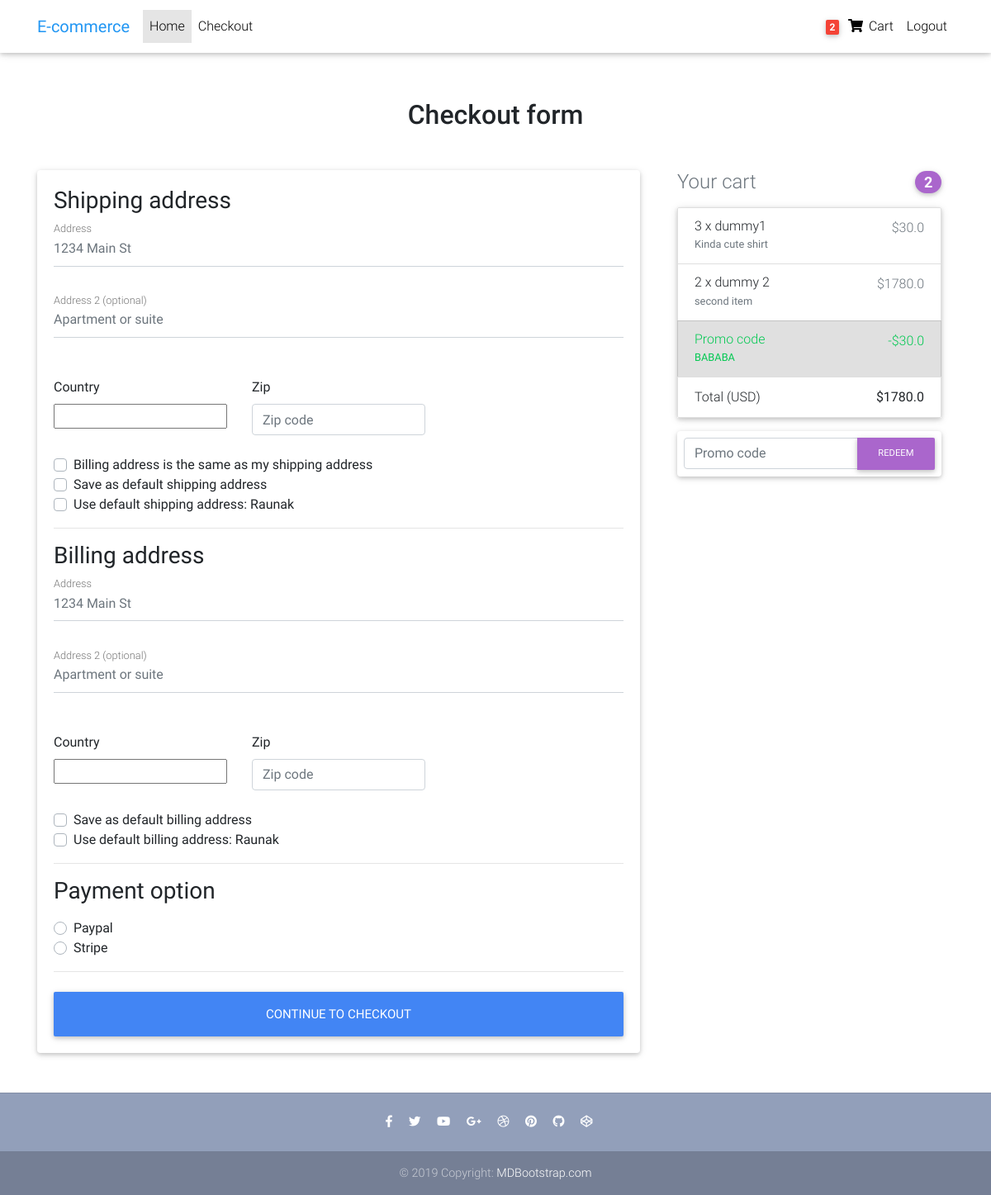
Screenshot of /checkout/ (signed in) with the database file from the repository.
### Ecommerce/models.py (models this page shows, shortened)
class Order(models.Model):#this is the shoping cart
	user=models.ForeignKey(settings.AUTH_USER_MODEL,on_delete=models.CASCADE)
	ref_code=models.CharField(max_length=20)
	items=models.ManyToManyField(OrderItem)
	start_date=models.DateTimeField(auto_now_add=True)
	ordered_date=models.DateTimeField()
	ordered=models.BooleanField(default=False)
	being_delivered=models.BooleanField(default=False)
	received=models.BooleanField(default=False)
	refund_requested=models.BooleanField(default=False)
	refund_granted=models.BooleanField(default=False)
	billing_address=models.ForeignKey('Address',related_name='billing_address',on_delete=models.SET_NULL,blank=True,null=True)
	shipping_address=models.ForeignKey('Address',related_name='shipping_address',on_delete=models.SET_NULL,blank=True,null=True)
	payment=models.ForeignKey('Payment',on_delete=models.SET_NULL,blank=True,null=True)
	coupon=models.ForeignKey('Coupon',on_delete=models.SET_NULL,blank=True,null=True)
	def get_total(self):
		total=0
		for order_item in self.items.all():
			total+=order_item.get_final_price()
		if self.coupon:
			total-=self.coupon.amount
		return total

class Address(models.Model):
	user=models.ForeignKey(settings.AUTH_USER_MODEL,on_delete=models.CASCADE)
	street_address=models.CharField(max_length=100)
	apartment_address=models.CharField(max_length=100)
	country=CountryField(multiple=False)
	zip=models.CharField(max_length=100)
	address_type=models.CharField(max_length=1,choices=ADDRESS_CHOICES)
	default=models.BooleanField(default=False)
	class Meta:
        	verbose_name_plural = 'Addresses'

class OrderItem(models.Model):#things inside the cart
	user=models.ForeignKey(settings.AUTH_USER_MODEL,on_delete=models.CASCADE)
	ordered=models.BooleanField(default=False)
	item=models.ForeignKey(Item,on_delete=models.CASCADE)
	quantity=models.IntegerField(default=1)
	def get_total_discount_prices(self):
		return self.quantity*self.item.discount_price
	def get_final_price(self):
		if self.item.discount_price:
			return self.get_total_discount_prices()
		else:
			return self.get_total_item_prices()

class Item(models.Model):#things u can purcahse
	title=models.CharField(max_length=100)
	price=models.FloatField()
	discount_price=models.FloatField(blank=True,null=True)
	category=models.CharField(choices=CATEGORY_CHOICES,max_length=2)
	label=models.CharField(choices=LABEL_CHOICES,max_length=1 )
	slug =models.SlugField()
	description=models.TextField()
	image=models.ImageField()

class Coupon(models.Model):
		code=models.CharField(max_length=15)
		amount=models.FloatField()

### Ecommerce/views.py (the view, shortened to what this page needs)
# urls.py: path('checkout/',CheckoutView.as_view(),name='checkout'),
class CheckoutView(View):
	def get(self, *args, **kwargs):
		try:
			order=Order.objects.get(user=self.request.user,ordered=False)
			form=CheckoutForm()
			context={
				'form':form,
				'order':order,
				'couponform':CouponForm(),
				'DISPLAY_COUPON_FORM': True
				}
			print("yo1")
			shipping_address_qs=Address.objects.filter(user=self.request.user,address_type='S',default=True)
			if shipping_address_qs.exists():
				context.update({'default_shipping_address':shipping_address_qs[0]})
			billing_address_qs=Address.objects.filter(user=self.request.user,address_type='B',default=True)
			if billing_address_qs.exists():
				context.update({'default_billing_address':billing_address_qs[0]})
			return render(self.request, 'checkout.html',context)
		except ObjectDoesNotExist:
			messages.info(self.request.user, "You do not have an active order")
			return redirect("Ecommerce:checkout")

### Ecommerce/forms.py
class CheckoutForm(forms.Form):
	billing_address=forms.CharField(required=False)
	billing_address2=forms.CharField(required=False)
	billing_country = CountryField(blank_label='(select country)').formfield(
	required=False,
        widget=CountrySelectWidget(attrs={
            'class': 'custom-select d-block w-100',
        }))
	billing_zip=forms.CharField(required=False)
	shipping_address=forms.CharField(required=False)
	shipping_address2=forms.CharField(required=False)
	shipping_country = CountryField(blank_label='(select country)').formfield(
	required=False,
        widget=CountrySelectWidget(attrs={
            'class': 'custom-select d-block w-100',
        }))
	shipping_zip=forms.CharField(required=False)
	same_billing_address = forms.BooleanField(required=False)
	set_default_shipping = forms.BooleanField(required=False)
	use_default_shipping = forms.BooleanField(required=False)
	set_default_billing = forms.BooleanField(required=False)
	use_default_billing = forms.BooleanField(required=False)
	payment_option = forms.ChoiceField(
        widget=forms.RadioSelect, choices=PAYMENT_CHOICES)

class CouponForm(forms.Form):
	 code=forms.CharField(widget=forms.TextInput(attrs={
			'class': 'form-control',
			'placeholder': 'Promo code',
			'aria-label': 'Recipient\'s username',
			'aria-describedby': 'basic-addon2'
	}))

### Ecommerce/templatetags/cart_template_tags.py (called while the page is built)
@register.filter
def cart_item_count(user):
    if user.is_authenticated:
        qs = Order.objects.filter(user=user, ordered=False)
        if qs.exists():
            return qs[0].items.count()
    return 0

### templates/checkout.html (shortened to what this page needs)
{% extends "base.html" %}
{% load crispy_forms_tags %}
{% block content %}
  <main >
    <div class="container wow fadeIn">
      <h2 class="my-5 h2 text-center">Checkout form</h2>
      <div class="row">
        <div class="col-md-8 mb-4">
          <div class="card">
            <form method="POST" class="card-body">
              <h3>Shipping address</h3>
              <div class='hideable_shipping_form'>
                <div class="md-form mb-5">
                  <input type='text' placeholder='1234 Main St' id='shipping_address' name='shipping_address' class='form-control' />
                  <label for="shipping_address" class="">Address</label>
                </div>
                <div class="md-form mb-5">
                  <input type='text' placeholder='Apartment or suite' id='shipping_address2' name='shipping_address2' class='form-control' />
                  <label for="shipping_address2" class="">Address 2 (optional)</label>
                </div>
                <div class="row">
                  <div class="col-lg-4 col-md-12 mb-4">
                    <label for="country">Country</label>
                    {{ form.shipping_country }}
                  </div>
                  <div class="col-lg-4 col-md-6 mb-4">
                    <label for="shipping_zip">Zip</label>
                    <input type='text' placeholder='Zip code' id='shipping_zip' name='shipping_zip' class='form-control' />
                  </div>
                </div>
                <div class="custom-control custom-checkbox">
                  <label class="custom-control-label" for="same_billing_address">Billing address is the same as my shipping address</label>
                </div>
                <div class="custom-control custom-checkbox">
                  <label class="custom-control-label" for="set_default_shipping">Save as default shipping address</label>
                </div>
              </div>
              {% if default_shipping_address %}
              <div class="custom-control custom-checkbox">
                <label class="custom-control-label" for="use_default_shipping">Use default shipping address: {{ default_shipping_address.street_address|truncatechars:10 }}</label>
              </div>
              {% endif %}
              <hr>
              <h3>Billing address</h3>
              <div class='hideable_billing_form'>
                <div class="md-form mb-5">
                  <input type='text' placeholder='1234 Main St' id='billing_address' name='billing_address' class='form-control' />
                  <label for="billing_address" class="">Address</label>
                </div>
                <div class="md-form mb-5">
                  <input type='text' placeholder='Apartment or suite' id='billing_address2' name='billing_address2' class='form-control' />
                  <label for="billing_address2" class="">Address 2 (optional)</label>
                </div>
                <div class="row">
                  <div class="col-lg-4 col-md-12 mb-4">
                    <label for="country">Country</label>
                    {{ form.billing_country }}
                  </div>
                  <div class="col-lg-4 col-md-6 mb-4">
                    <label for="billing_zip">Zip</label>
                    <input type='text' placeholder='Zip code' id='billing_zip' name='billing_zip' class='form-control' />
                  </div>
                </div>
                <div class="custom-control custom-checkbox">
                  <label class="custom-control-label" for="set_default_billing">Save as default billing address</label>
                </div>
              </div>
              {% if default_billing_address %}
              <div class="custom-control custom-checkbox">
                <label class="custom-control-label" for="use_default_billing">Use default billing address: {{ default_billing_address.street_address|truncatechars:10 }}</label>
              </div>
              {% endif %}
              <hr>
              <h3>Payment option</h3>
              <div class="d-block my-3">
                {% for value, name in form.fields.payment_option.choices %}
                <div class="custom-control custom-radio">
                  <label class="custom-control-label" for="{{ name }}">{{ name }}</label>
                </div>
                {% endfor %}
              </div>
              <hr class="mb-4">
              <button class="btn btn-primary btn-lg btn-block" type="submit">Continue to checkout</button>
            </form>
          </div>
        </div>
        <div class="col-md-4 mb-4">
          {% include "order_snippet.html" %}
        </div>
      </div>
    </div>
  </main>
{% endblock content %}

### templates/navbar.html (shortened to what this page needs)
{% load cart_template_tags %}
<nav class="navbar fixed-top navbar-expand-lg navbar-light white scrolling-navbar">
    <div class="container">
      <a class="navbar-brand waves-effect" href="/">
        <strong class="blue-text">E-commerce</strong>
      </a>
      <div class="collapse navbar-collapse" id="navbarSupportedContent">
        <ul class="navbar-nav mr-auto">
          <li class="nav-item active">
            <a class="nav-link waves-effect" href="/">Home
            </a>
          </li>
          <li class="nav-item">
            <a class="nav-link waves-effect" href="/checkout">
            Checkout</a>
          </li>
        </ul>
        <ul class="navbar-nav nav-flex-icons">
          {% if request.user.is_authenticated %}
          <li class="nav-item">
            <a href="{% url 'Ecommerce:order-summary' %}" class="nav-link waves-effect">
              <span class="badge red z-depth-1 mr-1"> {{ request.user|cart_item_count}} </span>
              <i class="fas fa-shopping-cart"></i>
              <span class="clearfix d-none d-sm-inline-block"> Cart </span>
            </a>
          </li>
          <li class="nav-item">
            <a class="nav-link waves-effect" href="{% url 'account_logout' %}">
              <span class="clearfix d-none d-sm-inline-block"> Logout </span>
            </a>
          </li>
          {% endif %}
        </ul>
      </div>
    </div>
  </nav>

### templates/order_snippet.html (shortened to what this page needs)
<div class="col-md-12 mb-4">
    <h4 class="d-flex justify-content-between align-items-center mb-3">
    <span class="text-muted">Your cart</span>
    <span class="badge badge-secondary badge-pill">{{ order.items.count }}</span>
    </h4>
    <ul class="list-group mb-3 z-depth-1">
    {% for order_item in order.items.all %}
    <li class="list-group-item d-flex justify-content-between lh-condensed">
        <div>
        <h6 class="my-0">{{ order_item.quantity }} x {{ order_item.item.title}}</h6>
        <small class="text-muted">{{ order_item.item.description}}</small>
        </div>
        <span class="text-muted">${{ order_item.get_final_price }}</span>
    </li>
    {% endfor %}
    {% if order.coupon %}
    <li class="list-group-item d-flex justify-content-between bg-light">
        <div class="text-success">
        <h6 class="my-0">Promo code</h6>
        <small>{{ order.coupon.code }}</small>
        </div>
        <span class="text-success">-${{ order.coupon.amount }}</span>
    </li>
    {% endif %}
    <li class="list-group-item d-flex justify-content-between">
        <span>Total (USD)</span>
        <strong>${{ order.get_total }}</strong>
    </li>
    </ul>
    {% if DISPLAY_COUPON_FORM %}
    <form class="card p-2" action="{% url 'Ecommerce:add_coupon' %}" method="POST">
        <div class="input-group">
            {{ couponform.code }}
            <div class="input-group-append">
            <button class="btn btn-secondary btn-md waves-effect m-0" type="submit">Redeem</button>
            </div>
        </div>
    </form>
    {% endif %}
</div>

### templates/base.html (style rules this page uses)
html, body, header, .carousel { height: 60vh; }

### rows the page displays
Address: street_address "Raunak"
Address: street_address "Raunak"
Order: items.count "2", coupon.code "BABABA", coupon.amount "30.0", get_total "1780.0"
OrderItem: quantity "3", item "dummy1", item.description "Kinda cute shirt", get_final_price "30.0"
OrderItem: quantity "2", item "dummy 2", item.description "second item", get_final_price "1780.0"

### other values shown
{{ request.user|cart_item_count }} "2"
{{ name }} "Paypal" "Stripe"
